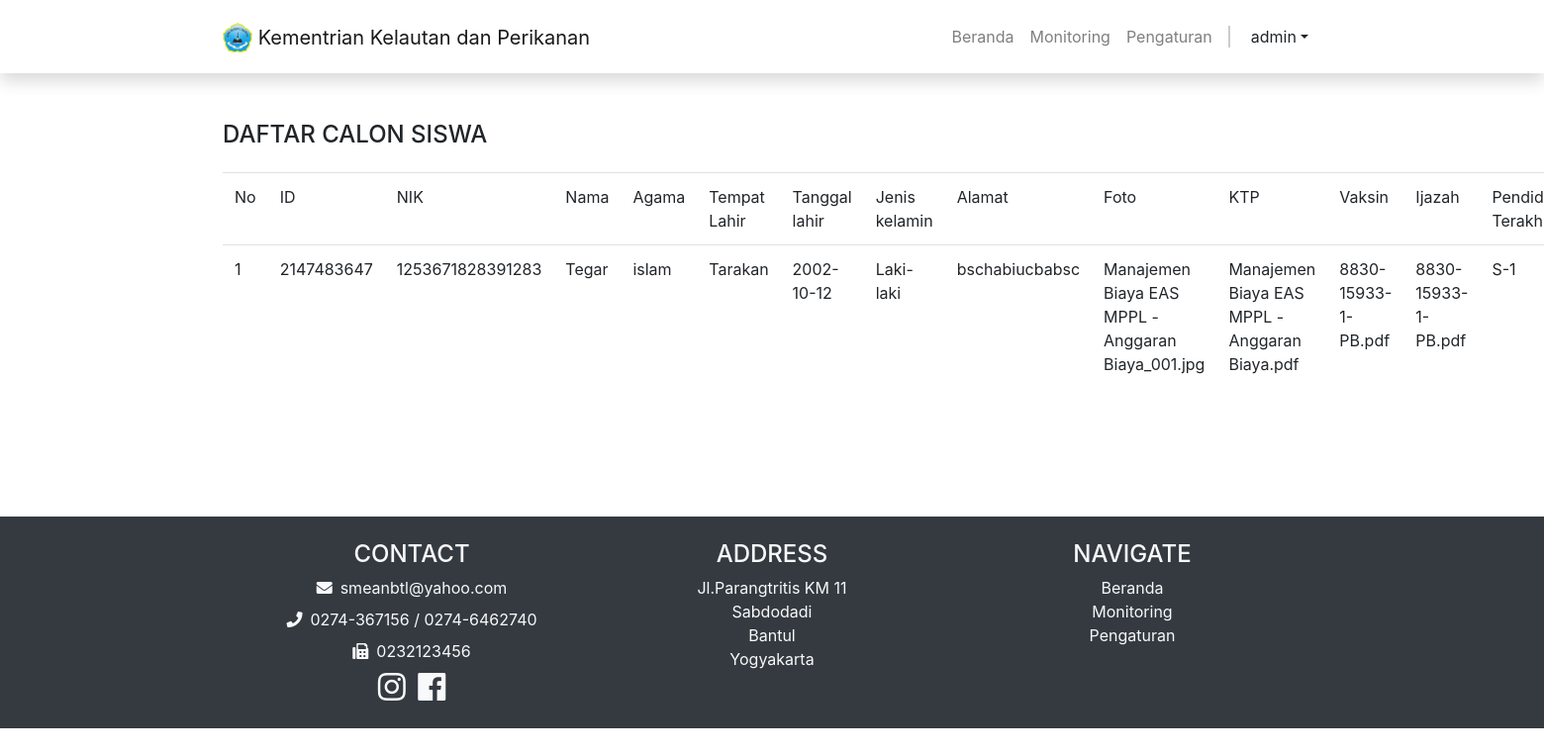
Screenshot of /views/admin?monitoring (signed in) with the database file from the repository.
### tables this page shows
CREATE TABLE `pendaftar` (
  `no_pendf` int(11) NOT NULL,
  `id` int(11) NOT NULL,
  `nik` varchar(16) NOT NULL,
  `nama` varchar(25) NOT NULL,
  `kelamin` enum('L','P') NOT NULL,
  `tempat_lhr` varchar(50) NOT NULL,
  `tgl_lhr` date NOT NULL,
  `agama` varchar(10) NOT NULL,
  `alamat` text NOT NULL,
  `pendidikan` varchar(50) NOT NULL,
  `formasi_jabatan` varchar(50) NOT NULL,
  `id_berkas` int(11) NOT NULL,
  `status` int(1) NOT NULL
);

CREATE TABLE `berkas` (
  `id_berkas` int(11) NOT NULL,
  `foto` varchar(255) NOT NULL,
  `ktp` varchar(255) NOT NULL,
  `vaksin` varchar(255) NOT NULL,
  `ijazah` varchar(255) NOT NULL
);

### views/admin/monitoring.php (the view, shortened to what this page needs)
<?php
    include "../../controller/connect.php";
?>
<main role="main" class="m-5">
    <div class="container">
        <h4>DAFTAR CALON SISWA</h4>
        <table class="table mt-4">
            <tr>
                <td>No</td>
                <td>ID</td>
                <td>NIK</td>
                <td>Nama</td>
                <td>Agama</td>
                <td>Tempat Lahir</td>
                <td>Tanggal lahir</td>
                <td>Jenis kelamin</td>
                <td>Alamat</td>
                <td>Foto</td>
                <td>KTP</td>
                <td>Vaksin</td>
                <td>Ijazah</td>
                <td>Pendidikan Terakhir</td>
            </tr>
            <?php
                $i=0;
                $query = mysqli_query($connect, "SELECT * FROM pendaftar p JOIN berkas b ON b.id_berkas=p.id_berkas");
                foreach($query as $data) :
                $i++;
            ?>
            <tr>
                <td><?= $i; ?></td>
                <td><?= $data['no_pendf'] ?></td>
                <td><?= $data['nik'] ?></td>
                <td><?= $data['nama'] ?></td>
                <td><?= $data['agama'] ?></td>
                <td><?= $data['tempat_lhr'] ?></td>
                <td><?= $data['tgl_lhr'] ?></td>
                <td><?= ($data['kelamin'] == 'L') ? 'Laki-laki' : 'Perempuan' ; ?></td>
                <td><?= $data['alamat'] ?></td>
                <td><?= $data['foto'] ?></td>
                <td><?= $data['ktp'] ?></td>
                <td><?= $data['vaksin'] ?></td>
                <td><?= $data['ijazah'] ?></td>
                <td><?= $data['pendidikan'] ?></td>
            </tr>
                <?php endforeach; ?>
        </table>
    </div>
</main>

### rows the page displays
pendaftar: no_pendf "2147483647", nik "1253671828391283", nama "Tegar", agama "islam", tempat_lhr "Tarakan", tgl_lhr "2002-10-12", kelamin "Laki-laki", alamat "bschabiucbabsc", id_berkas.foto "Manajemen Biaya EAS MPPL - Anggaran Biaya_001.jpg", id_berkas.ktp "Manajemen Biaya EAS MPPL - Anggaran Biaya.pdf", id_berkas.vaksin "8830-15933-1-PB.pdf", id_berkas.ijazah "8830-15933-1-PB.pdf", pendidikan "S-1"

### other values shown
$_SESSION['nama'] "admin"
